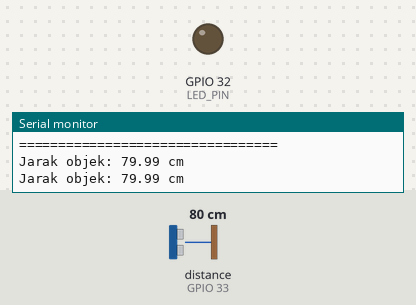
The sketch below on a simulated ESP32. Parts: output pins drawn as LEDs (lit = HIGH), the last lines printed to the serial monitor. Wiring (inferred from the names in the program): ultrasonic range finder: trigger GPIO 27; echo GPIO 33. The inputs (shaded band) are chosen by the test bench; at power-on: distance to the obstacle (sensor on GPIO 33) 80 cm. The echo pulse lasts 58.3 µs per cm; pins used as bus, display or sensor lines are not drawn.

Above: at 1.8 s.
1.9 s: distance to the obstacle (sensor on GPIO 33) set to 6 cm
3.4 s: distance to the obstacle (sensor on GPIO 33) set to 3 cm
At 4.7 s:
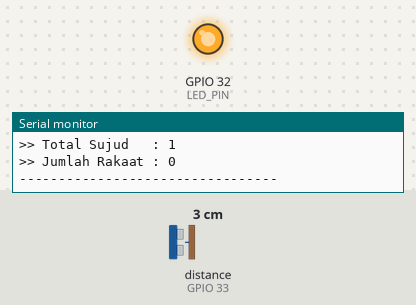
5.5 s: distance to the obstacle (sensor on GPIO 33) set to 9 cm
At 6.3 s:
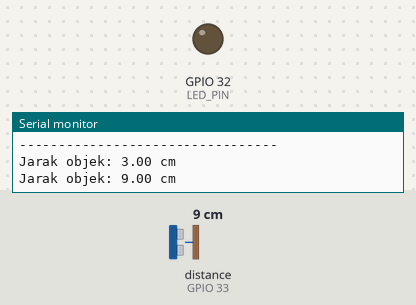
7.5 s: distance to the obstacle (sensor on GPIO 33) set to 2 cm
At 9.4 s:
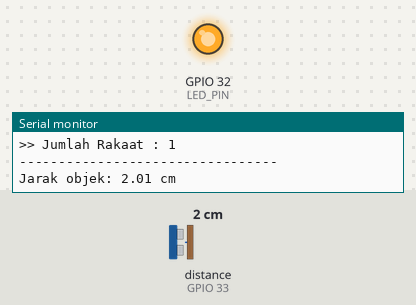
Timing chart, 0 to 10.5 s (numbered marks = the images above; inputs shaded):
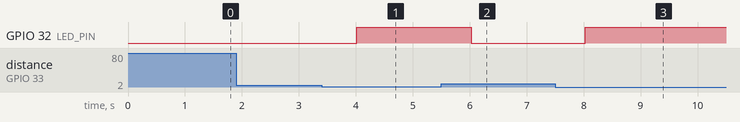

Measured:
- the behaviour switches between 5 and 4 cm on distance to the obstacle (sensor on GPIO 33) (found by bisection; images 0 and 1)
- after the input at 3.4 s, GPIO 32 (LED_PIN): LOW → HIGH after 0.62 s
- after the input at 5.5 s, GPIO 32 (LED_PIN): HIGH → LOW after 0.53 s
- after the input at 7.5 s, GPIO 32 (LED_PIN): LOW → HIGH after 0.53 s

The sketch:

ngitungrakaat.ino
```cpp
// =========================
// Definisi Pin GPIO
// =========================
const int TRIG_PIN = 27;  // Pin TRIG HC-SR04
const int ECHO_PIN = 33;  // Pin ECHO HC-SR04
const int LED_PIN  = 32;  // Pin LED

// =========================
// Pengaturan Deteksi
// =========================
const float BATAS_SUJUD = 5.0;  // cm

// =========================
// Variabel Penghitung
// =========================
int jumlahSujud = 0;
int jumlahRakaat = 0;

bool sedangSujud = false;


// =========================
// SETUP
// =========================
void setup() {
  Serial.begin(115200);

  pinMode(TRIG_PIN, OUTPUT);
  pinMode(ECHO_PIN, INPUT);
  pinMode(LED_PIN, OUTPUT);

  digitalWrite(TRIG_PIN, LOW);
  digitalWrite(LED_PIN, LOW);

  Serial.println("=================================");
  Serial.println("   Counter Sujud & Rakaat Siap   ");
  Serial.println("=================================");
  Serial.println();
}


// =========================
// LOOP
// =========================
void loop() {

  // -------------------------
  // Kirim pulsa trigger
  // -------------------------
  digitalWrite(TRIG_PIN, LOW);
  delayMicroseconds(2);

  digitalWrite(TRIG_PIN, HIGH);
  delayMicroseconds(10);

  digitalWrite(TRIG_PIN, LOW);


  // -------------------------
  // Baca waktu pantulan ECHO
  // Timeout 30 ms
  // -------------------------
  long duration = pulseIn(ECHO_PIN, HIGH, 30000);


  // -------------------------
  // Hitung jarak
  // -------------------------
  float distance;

  if (duration == 0) {
    distance = -1;
  }
  else {
    distance = duration * 0.0343 / 2.0;
  }


  // -------------------------
  // Tampilkan jarak
  // -------------------------
  if (distance > 0) {
    Serial.print("Jarak objek: ");
    Serial.print(distance);
    Serial.println(" cm");
  }
  else {
    Serial.println("Objek tidak terdeteksi");
  }


  // -------------------------
  // Deteksi sujud
  // -------------------------
  if (distance > 0 && distance <= BATAS_SUJUD) {

    digitalWrite(LED_PIN, HIGH);

    // Supaya satu sujud tidak dihitung berkali-kali
    if (!sedangSujud) {

      sedangSujud = true;
      jumlahSujud++;

      // Setiap 2 sujud = 1 rakaat
      jumlahRakaat = jumlahSujud / 2;

      Serial.println();
      Serial.println("---------------------------------");
      Serial.println(">> SUJUD TERDETEKSI!");

      Serial.print(">> Total Sujud   : ");
      Serial.println(jumlahSujud);

      Serial.print(">> Jumlah Rakaat : ");
      Serial.println(jumlahRakaat);

      Serial.println("---------------------------------");
      Serial.println();
    }

  }

  // -------------------------
  // Kepala menjauh
  // -------------------------
  else {

    digitalWrite(LED_PIN, LOW);

    // Reset agar siap mendeteksi sujud berikutnya
    sedangSujud = false;
  }


  // Jeda antar pembacaan
  delay(1000);
}
```
